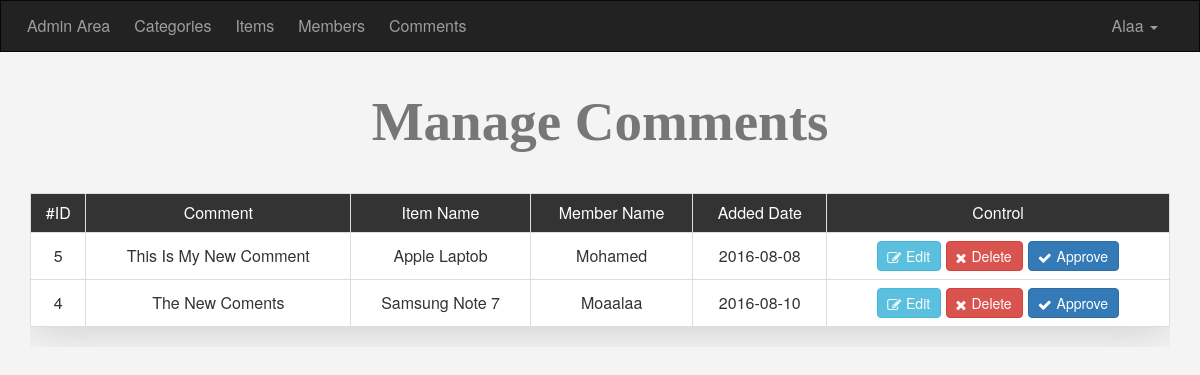
The app's page /admin/comments.php (signed in) with its own data.
### tables this page shows
CREATE TABLE `comments` (
  `c_ID` int(11) NOT NULL,
  `commentName` text NOT NULL,
  `commentStatuse` tinyint(4) NOT NULL,
  `commentDate` date NOT NULL,
  `item_ID` int(11) NOT NULL,
  `userId` int(11) NOT NULL
);

CREATE TABLE `items` (
  `item_ID` int(11) NOT NULL,
  `itemName` varchar(255) NOT NULL,
  `itemDesc` text NOT NULL,
  `itemPrice` varchar(255) NOT NULL,
  `itemAddingDate` date NOT NULL,
  `itemCountryMade` varchar(255) NOT NULL,
  `itemImage` varchar(255) NOT NULL,
  `itemStatuse` varchar(255) NOT NULL,
  `itemRating` smallint(6) NOT NULL,
  `itemApprove` tinyint(4) NOT NULL DEFAULT '0',
  `cat_ID` int(11) NOT NULL,
  `userId` int(11) NOT NULL
);

CREATE TABLE `users` (
  `userId` int(11) NOT NULL COMMENT 'the user id',
  `userName` varchar(255) NOT NULL COMMENT 'the user name',
  `password` varchar(255) NOT NULL COMMENT 'the password',
  `email` varchar(255) NOT NULL,
  `fullName` varchar(255) NOT NULL,
  `groubId` int(11) NOT NULL DEFAULT '0' COMMENT 'id for the user permission',
  `trustStatuse` int(11) NOT NULL DEFAULT '0' COMMENT 'trusted sealer',
  `regStatuse` int(11) NOT NULL DEFAULT '0' COMMENT 'status of the registration',
  `Date` date NOT NULL
);

### admin/comments.php (the view, shortened to what this page needs)
<?php
	if (isset($_SESSION['userName'])) {
		include 'init.php';
		$do = isset($_GET['do']) ? $_GET['do'] : 'manage';
		if ($do == 'manage') {
			$stmt = $conn->prepare("SELECT
										comments.* ,
										items.itemName AS Item_Name,
										users.userName AS User_Name
									FROM
									 	comments
									INNER JOIN
									 	items
									ON
										items.item_ID = comments.item_ID
									INNER JOIN
									 	users
									ON
										users.userId = comments.userId
									ORDER BY c_ID DESC
								  ");
			$stmt->execute();
			$rows = $stmt->fetchAll();
			if(!empty($rows)){
		?>
			<h1 class='text-center'>manage  comments</h1>
			<div class='container'>
				<div class='table-responsive'>
					<table class='main-table text-center table table-bordered table-hover'>
						<tr>
							<td>#ID</td>
							<td>comment</td>
							<td>item name</td>
							<td>member name</td>
							<td>added Date</td>
							<td>control</td>
						</tr>
						<?php
							foreach ($rows as $row) {
								echo "<tr>";
									echo "<td>" . $row['c_ID'] . "</td>";
									echo "<td>" . $row['commentName'] . "</td>";
									echo "<td>" . $row['Item_Name'] . "</td>";
									echo "<td>" . $row['User_Name'] . "</td>";
									echo "<td>" . $row['commentDate'] . "</td>";
									echo "<td>
											<a href='comments.php?do=edit&c_id=".$row['c_ID']."' class='btn btn-info'><i class='fa fa-edit'></i> edit</a>
											<a href='comments.php?do=delete&c_id=".$row['c_ID']."' class='btn btn-danger confirm'><i class='fa fa-close'></i> delete</a>";
										  if ($row['commentStatuse'] == 0) {
										  	echo "<a href='comments.php?do=approve&c_id=".$row['c_ID']."' class='btn btn-primary activate'><i class='fa fa-check'></i> Approve</a>";
										  }
										  echo "</td>";
								echo "</tr>";
							}
						?>
					</table>
				</div>
			</div>
		<?php }
		}
		include $tpl . "footer.php";
	} else {
		header('location: index.php');
		exit();
	}

### admin/layout/css/backend.css (style rules this page uses)
body { background-color: #f4f4f4; text-transform: capitalize; font-size: 16px; }
h1 { font-size: 55px; margin: 40px 0; font-weight: bold; color: #777; font-family: cursive; }
.main-table td { background-color: #fff; vertical-align: middle !important; }
.main-table tr:first-child td { background-color: #333; color: #fff; }
.main-table { -webkit-box-shadow: 0 3px 41px #ccc; -moz-box-shadow: 0 3px 41px #ccc; box-shadow: 0 3px 41px #ccc; }
.main-table .btn { padding: 4px 10px; }
.main-table .btn i { position: relative; left: -1px; top: 0.4px; }
.activate { margin-left: 5px; }

### records on screen
comments: c_ID "5", commentName "This Is My New Comment", item_ID.itemName "Apple Laptob", userId.userName "Mohamed", commentDate "2016-08-08"
comments: c_ID "4", commentName "The New Coments", item_ID.itemName "Samsung Note 7", userId.userName "Moaalaa", commentDate "2016-08-10"

### other values on screen
lang('ADMIN_HOME') "Admin Area"
lang('ADMIN_CATEGORIES') "Categories"
lang('ADMIN_ITEM') "Items"
lang('ADMIN_MEMBERS') "Members"
lang('ADMIN_COMMENTS') "Comments"
$_SESSION['userName'] "Alaa"
